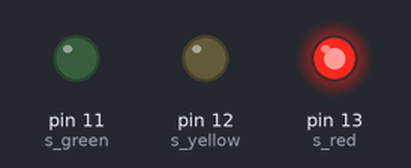
A sketch run on a simulated Arduino Uno, built with avr-gcc and run on an emulated ATmega328P. Parts: output pins drawn as LEDs (lit = HIGH).

Above: at 1.0 s.
At 2.5 s:
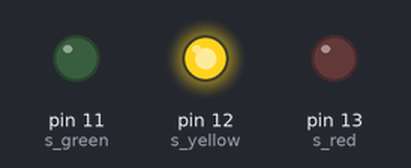
At 4.0 s:
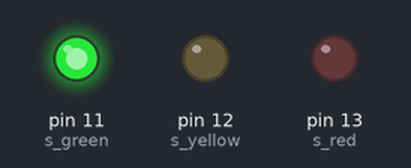
Timing chart, 0 to 7.8 s (numbered marks = the images above):
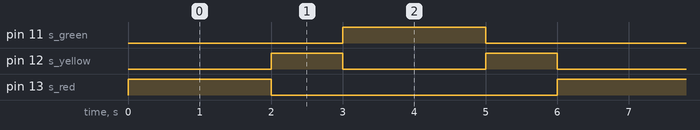

Measured:
- by itself, pin 11 (s_green), pin 13 (s_red): alternates HIGH for 2.0 s and LOW for 4.0 s
- by itself, pin 12 (s_yellow): alternates HIGH for 1.0 s and LOW for 2.0 s
- by itself, everything shown: repeats every 6.0 s, in 4 steps

The sketch:

arduino_traffic_lights.ino
```cpp
// traffic lights
#define s_red 13           //pin red
#define s_yellow 12        //pin yellow
#define s_green 11         //pin green
void setup()
{
  pinMode(s_red,OUTPUT);     //R
  pinMode(s_yellow,OUTPUT);  //Y
  pinMode(s_green,OUTPUT);   //G
  void f_turn_off_traffic_light();  //all off
}

void loop()
{
  f_turn_off_traffic_light();   //all off
  digitalWrite(s_red,1);        //red on
  delay(2000);

  f_turn_off_traffic_light();   //all off
  digitalWrite(s_yellow,1);     //yellow on
  delay(1000);

  f_turn_off_traffic_light();   //all off
  digitalWrite(s_green,1);      //green on
  delay(2000);

  f_turn_off_traffic_light();   //all off
  digitalWrite(s_yellow,1);     //yellow on
  delay(1000);
}

void f_turn_off_traffic_light(){
  // function turn off the traffic light
 digitalWrite(s_red,0);
 digitalWrite(s_yellow,0);
 digitalWrite(s_green,0);
  }
```
